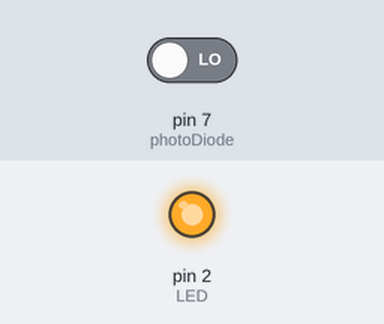
Recording of a sketch running on a simulated Arduino Uno, built with avr-gcc and run on an emulated ATmega328P. Parts: output pins drawn as LEDs (lit = HIGH). Inputs (shaded band) come from the test bench; at power-on: pin 7 (photoDiode) LOW.

Above: at 4.2 s.
4.3 s: pin 7 (photoDiode) driven HIGH
At 5.2 s:
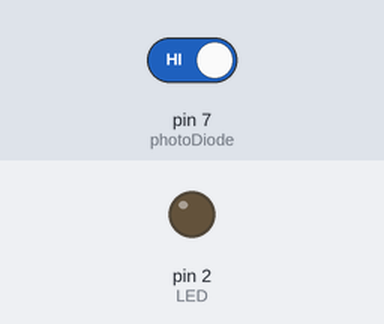
Timing chart, 0 to 7.3 s (numbered marks = the images above; inputs shaded):
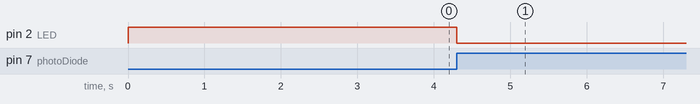

The sketch:

Photodiode_Controller_Code.ino
```cpp
//This code currently works for the black photodiode, one channel only.

int photoDiode = 7;
int LED = 2;

void setup ()

{

  pinMode (photoDiode, INPUT);
  pinMode (LED, OUTPUT);
  digitalWrite(LED, HIGH);
  digitalWrite(photoDiode, LOW);
  delay(3000);

}

void loop ()

{
  if (digitalRead(photoDiode) == HIGH)
  {
    digitalWrite(LED, LOW);
  }

//  if (digitalRead(photoDiode)==HIGH)
//  {
//    digitalWrite(LED, LOW);
//  }
}
```

Measured:
- after the input at 4.3 s, pin 2 (LED): HIGH → LOW at once
